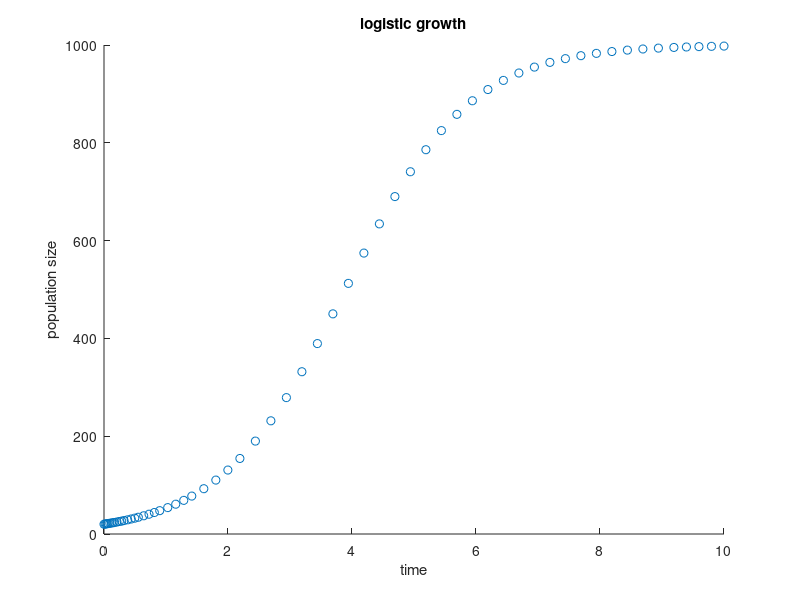

Reproduce this figure in MATLAB.
%Example of 1st order ODE
r = 1;
K = 1000;
odefun = @(t,P) r*P*(1-P/K);
tSpan = [0,10];
P0 = 20;
[tSol, PSol] = ode45(odefun,tSpan,P0);
scatter(tSol, PSol)
xlabel('time');
ylabel('population size');
title('logistic growth');